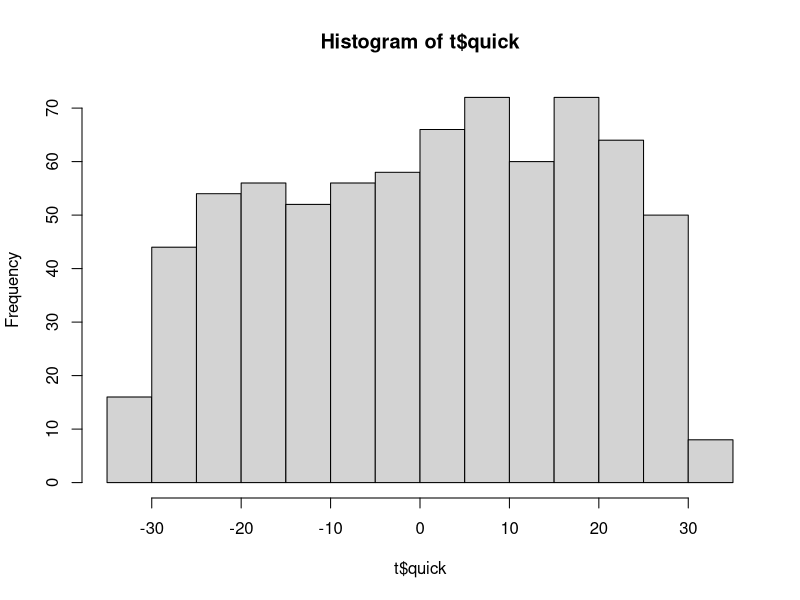

This figure's R source: (Note: this script raises an error after producing the figure.)
library(tidyverse)

## the goal here is to take the gamble outcomes from pachur et al (on scale -100 to 100) and convert them to scale 1 to 63

d <- read.csv('gambles_formatted.csv')
head(d)

scaling_factor <- 1 / (31/100)

t <-  d %>% 
  gather(var, value, gamblea_outcome1:gambleb_probability2) %>% 
  separate(var, into = c('gamble', 'outcome'), sep = '_') %>% 
  spread(outcome, value) %>% 
  gather(outcome_number, outcome, outcome1:outcome2) %>% 
  gather(probability_number, probability, probability1:probability2) %>% 
  mutate(outcome_scaled = round(outcome / scaling_factor) + 32) 

t$quick <- t$outcome_scaled-32
hist(t$quick)

  select(-outcome) %>% 
  rename(outcome = outcome_scaled) %>% 
  spread(probability_number, probability) %>% 
  spread(outcome_number, outcome) %>% 
  gather(var, value, probability1:outcome2) %>%   
  unite(group, gamble:var) %>% 
  spread(group, value) 

write.csv(d, 'gambles_scaled.csv', row.names = FALSE)

  
